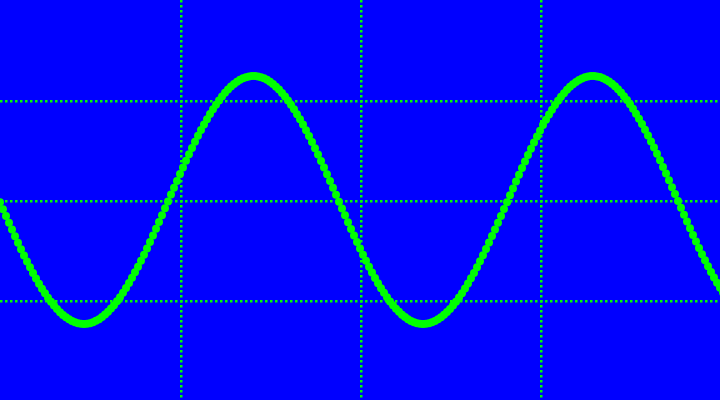
Frame 1 (no input)
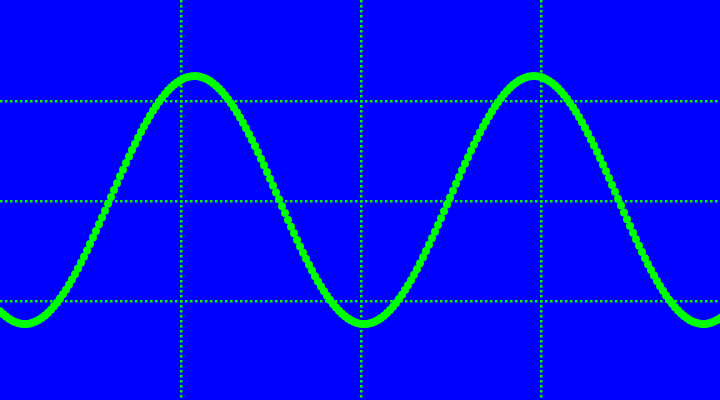
Frame 60 (no input)
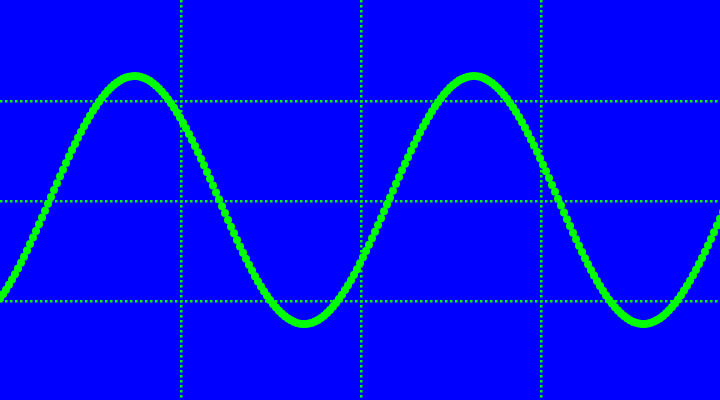
Frame 120 (the mouse pressed at the canvas centre since frame 60)

The p5.js sketch that drew these frames (run headless with seeded random() and noise() and a simulated clock; from frame 60 on, the mouse is pressed at the canvas centre):

// p5.js sketch
// ── sketch.js
let xs = []
let points
let eSize = 8
let spede = 1
let dx = 0
let amplitude = 124
let w 
let period = 54
let xSpacing = 3

let graphCoords = []
let graphSize = 2.5
let graphGap = graphSize * 2

let reverseTime = 5
let reverse = false

function setup() {
  createCanvas(720, 400);
  pixelDensity(1)
   w = width + 16
  // period = w / eSize
  
  makeXs()
  makeGraph()
  noStroke()
}

function draw() {
   // background(0, 0, 105);
  background(0, 0, 255)
  
 //  if (frameCount % (reverseTime * 60) == 0) {
 //  reverse = !reverse
 // }
  
  if (reverse) {
    dx -= spede
  } else {
    dx += spede
  }
  
  drawGraph()
  makePoints()
  drawPoints( )
  
}

function mouseDragged () {
  period = mouseX
  amplitude = height - mouseY
}

function makeXs() {
   for (let i = 0; i < w; i+=xSpacing) {
    xs.push(i)
  }
}

function makePoints() {
 points = xs.map(x => {
   let y = height / 2 + amplitude * sin((x + dx) / period)
   return [x, y]
 })
 
}

function drawPoints() {
  points.forEach(point => {
    fill(0, 255, 0)
    ellipse(point[0], point[1], eSize)
  })
}

function makeGraph() {
    for (let i = 0; i <= height; i+= graphGap) {
    let x = width * 0.5;
    let y = i
    graphCoords.push([x, y])
    x = width * 0.25;
    graphCoords.push([x, y])
    x = width * 0.75;
    graphCoords.push([x, y])

  }
  
  for (let i = 0; i <= width; i+= graphGap) {
    let y = height * 0.5;
    let x = i
    graphCoords.push([x, y])
    y = height * 0.25;
    graphCoords.push([x, y])
    y = height * 0.75;
    graphCoords.push([x, y])
    
  }
  
}

function drawGraph() {
  fill(0, 255, 0)
  graphCoords.forEach((coord) => {
    square(coord[0], coord[1], graphSize)
  })
}
